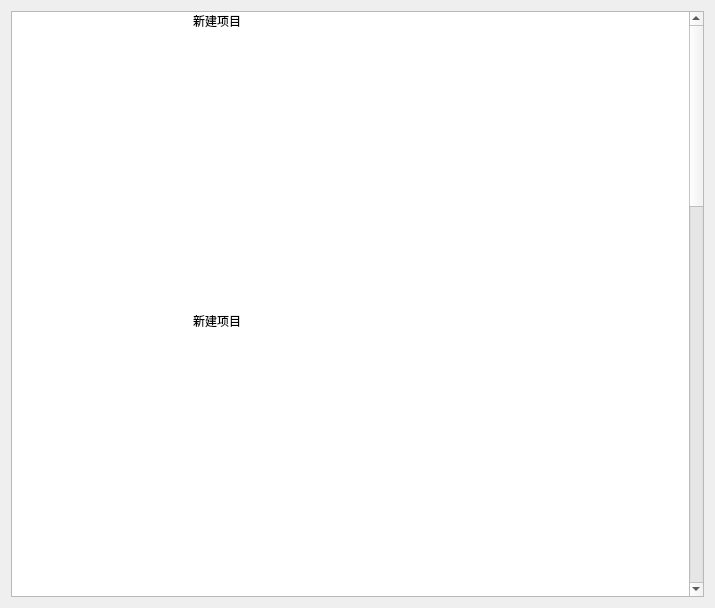
<?xml version="1.0" encoding="UTF-8"?>
<ui version="4.0">
 <class>LobbyDialog</class>
 <widget class="QDialog" name="LobbyDialog">
  <property name="geometry">
   <rect>
    <x>0</x>
    <y>0</y>
    <width>715</width>
    <height>608</height>
   </rect>
  </property>
  <property name="windowTitle">
   <string>Dialog</string>
  </property>
  <layout class="QHBoxLayout" name="horizontalLayout">
   <item>
    <widget class="QListWidget" name="lw_roomList">
     <property name="movement">
      <enum>QListView::Static</enum>
     </property>
     <property name="resizeMode">
      <enum>QListView::Adjust</enum>
     </property>
     <property name="gridSize">
      <size>
       <width>410</width>
       <height>300</height>
      </size>
     </property>
     <property name="viewMode">
      <enum>QListView::IconMode</enum>
     </property>
     <property name="wordWrap">
      <bool>true</bool>
     </property>
     <item>
      <property name="text">
       <string>新建项目</string>
      </property>
     </item>
     <item>
      <property name="text">
       <string>新建项目</string>
      </property>
     </item>
     <item>
      <property name="text">
       <string>新建项目</string>
      </property>
     </item>
     <item>
      <property name="text">
       <string>新建项目</string>
      </property>
     </item>
     <item>
      <property name="text">
       <string>新建项目</string>
      </property>
     </item>
     <item>
      <property name="text">
       <string>新建项目</string>
      </property>
     </item>
    </widget>
   </item>
  </layout>
 </widget>
 <resources/>
 <connections/>
</ui>
